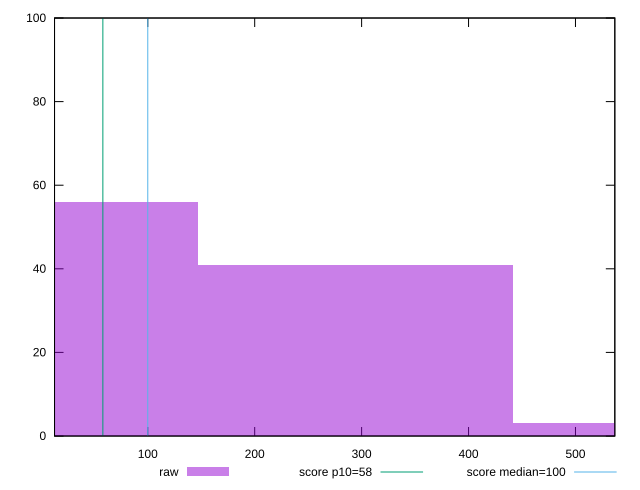

Recreate this plot in gnuplot.
reset

$raw <<EOF
294.53411090639645 41
589.0682218127929 3
0 56
EOF

set key outside below
set boxwidth 294.53411090639645
set xrange [12.8:536.8000000000001]
set yrange [0:100]
set trange [0:100]
set style fill transparent solid 0.5 noborder

set parametric
set terminal svg size 640, 490 enhanced background rgb 'white'
set output "reports/report_00027_2021-02-24T12-40-31.850Z/estimated-input-latency/samples/agenda/raw/histogram.svg"

plot $raw title "raw" with boxes, \
     58,t title "score p10=58", \
     100,t title "score median=100"

reset
